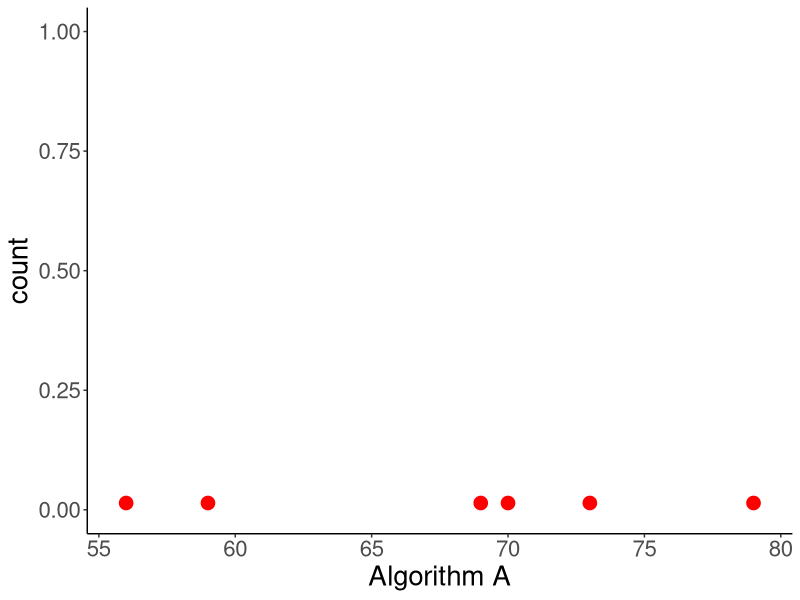
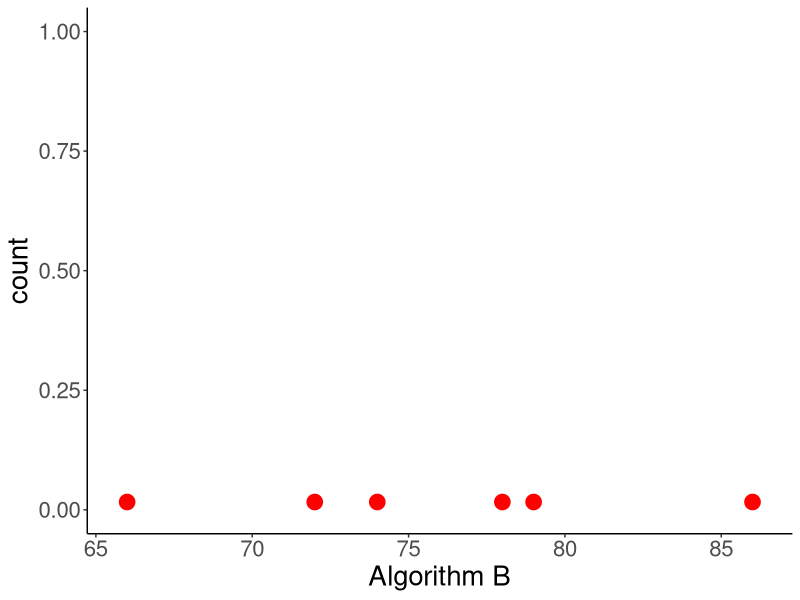
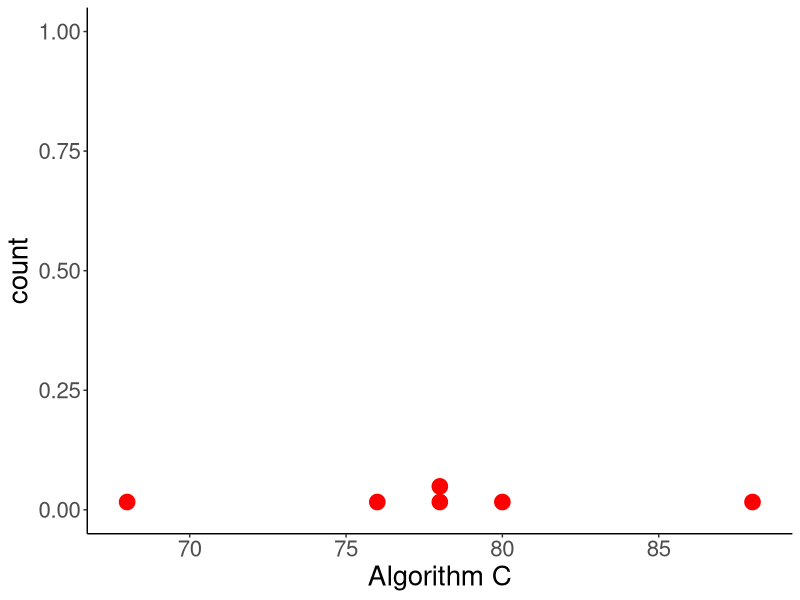
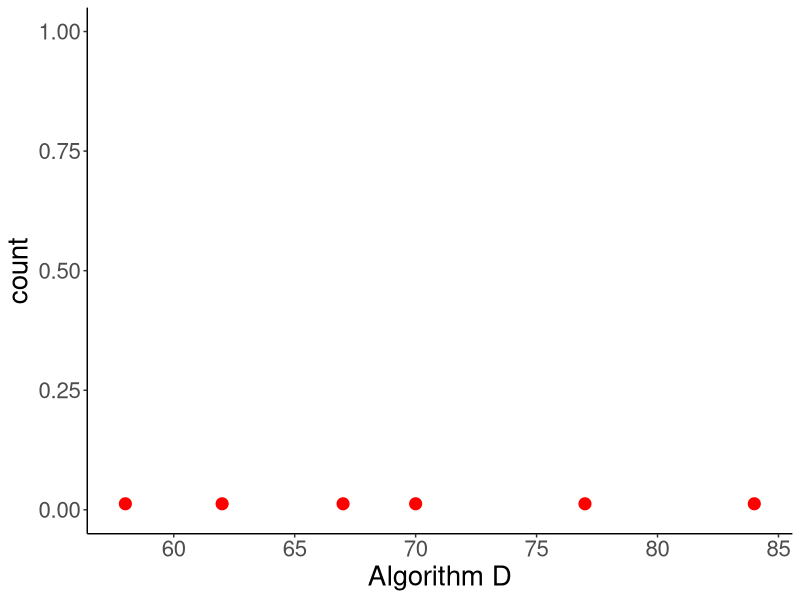
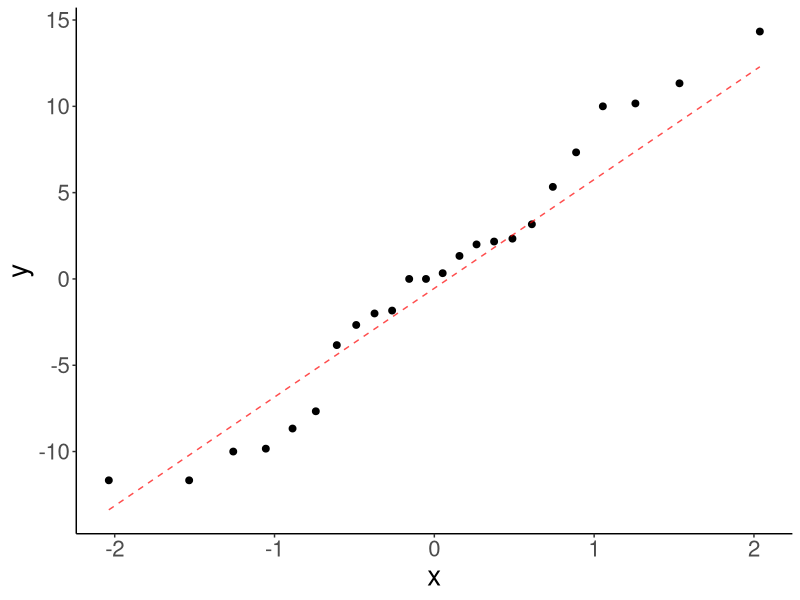
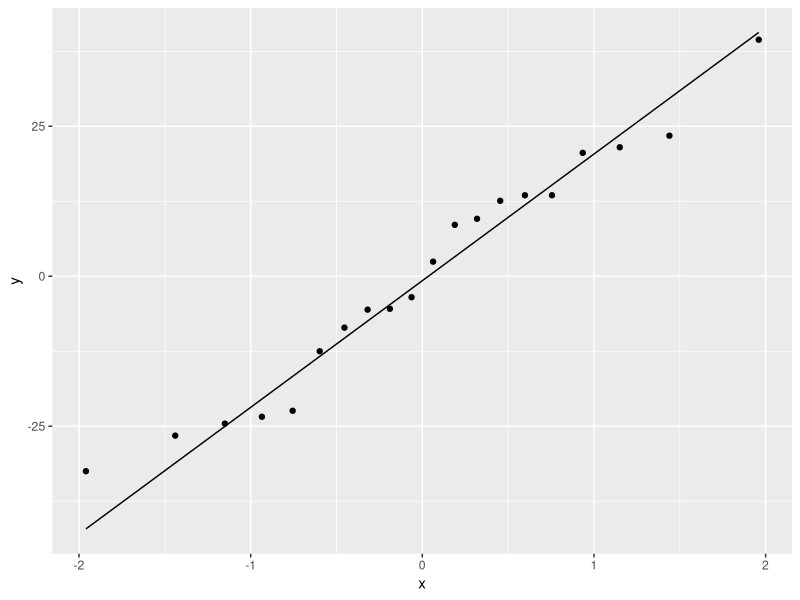
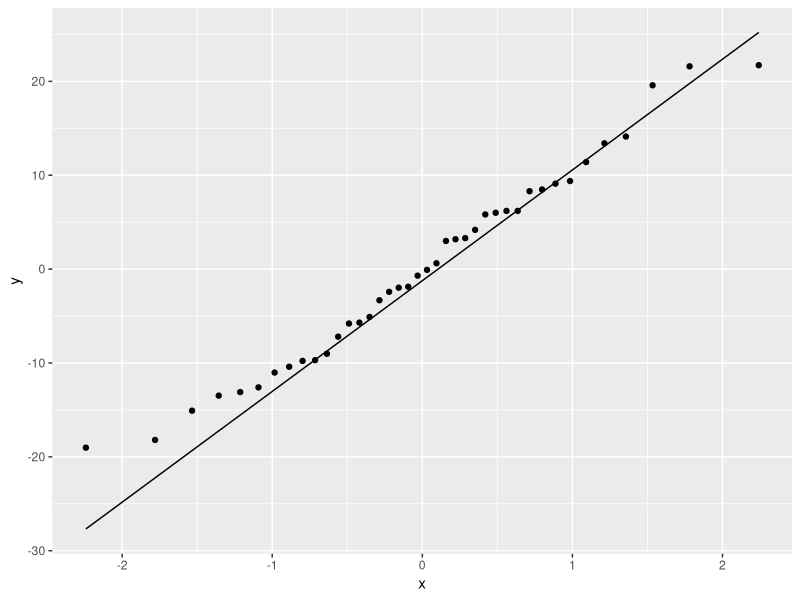
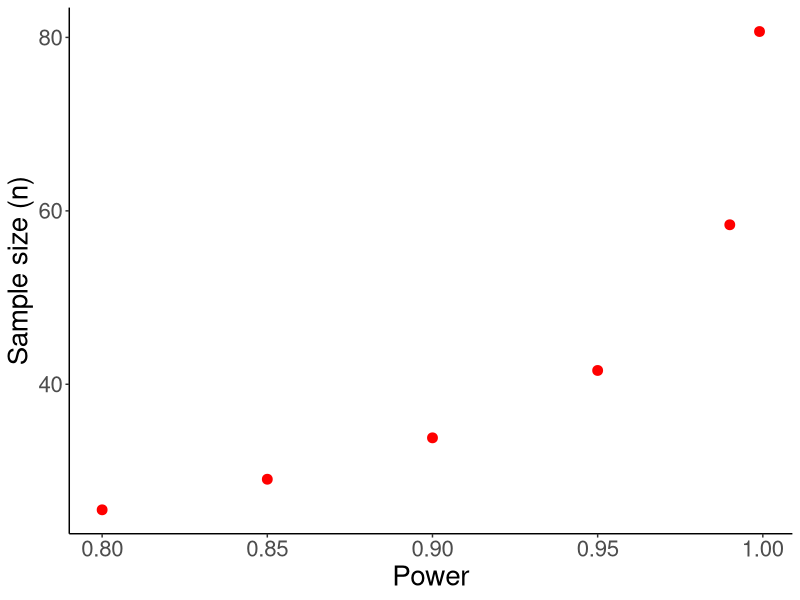

Generate these figures, in order, with R:
## ---- chunk 1
knitr::opts_chunk$set(echo = TRUE)
## ---- chunk 2
library(tidyverse)
## ---- chunk 3
algorithm <- read.csv("algorithm.csv", header=T, stringsAsFactors = T)

## ---- chunk 4
p <- ggplot(algorithm, aes(x= Algorithm.A)) + 
  geom_dotplot(binwidth=0.5, col="red", fill="red")  
p <- p+ theme_classic() + labs (x="Algorithm A")
p <- p + theme(text = element_text(size = 20)) 
p
## ---- chunk 5
p <- ggplot(algorithm, aes(x= Algorithm.B)) + 
  geom_dotplot(binwidth=0.5, col="red", fill="red")  
p <- p+ theme_classic() + labs (x="Algorithm B")
p <- p + theme(text = element_text(size = 20)) 
p
## ---- chunk 6
p <- ggplot(algorithm, aes(x= Algorithm.C)) + 
  geom_dotplot(binwidth=0.5, col="red", fill="red")  
p <- p+ theme_classic() + labs (x="Algorithm C")
p <- p + theme(text = element_text(size = 20)) 
p
## ---- chunk 7
p <- ggplot(algorithm, aes(x= Algorithm.D)) + 
  geom_dotplot(binwidth=0.5, col="red", fill="red")  
p <- p+ theme_classic() + labs (x="Algorithm D")
p <- p + theme(text = element_text(size = 20)) 
p
## ---- chunk 8
# creating mini data frames, one for each algorithm, 
# each one containscone column with the name of the algorithm and one column with the time
algoA <- data.frame(time = algorithm$Algorithm.A, algorithm= "A")
algoB <- data.frame(time = algorithm$Algorithm.B, algorithm= "B")
algoC <- data.frame(time = algorithm$Algorithm.C, algorithm= "C")
algoD <- data.frame(time = algorithm$Algorithm.D, algorithm= "D")
# putting the 4 mini data frames together
dataAlgo <- rbind(algoA, algoB, algoC,algoD)

## ---- chunk 9
anova <- aov( time ~ algorithm, data = dataAlgo)
summary(anova)
## ---- chunk 10
# first construct a data frame with the rediduals. Then use it in the plot
anovaFrame <- data.frame(residuals = anova$residuals )
p <- ggplot(anovaFrame, aes(sample = residuals)) 
p <- p + stat_qq(size=2) + stat_qq_line( alpha = 0.7, color = "red", linetype = "dashed")
p <- p +  theme_classic()
p <- p + theme(text = element_text(size = 20))
p
## ---- chunk 11
shapiro.test(anova$residuals)
## ---- chunk 12
a <- power.t.test(power=0.8,delta=8,sd=10,sig.level=0.05,type="two.sample")
a
## ---- chunk 13
methods <- read.csv("methods.csv", header=T,stringsAsFactors=T)
## ---- chunk 14
# creating mini data frames, one for each algorithm, 
# each one contains cone column with the number of documents and another with the method.
methodA <- data.frame(docNumber = methods$Method.A, method= "A")
methodB <- data.frame(docNumber = methods$Method.B, method= "B")
methodC <- data.frame(docNumber = methods$Method.C, method= "C")
# putting the 4 mini data frames together
dataMethod <- rbind(methodA, methodB, methodC)
## ---- chunk 15
anova <- aov( docNumber ~ method, data = dataMethod)
summary(anova)
## ---- chunk 16
anovaFrame <- data.frame(residuals = anova$residuals )
p <- ggplot(anovaFrame, aes(sample = residuals)) 
p <- p + stat_qq() 
p <- p + stat_qq_line( )
p
## ---- chunk 17
shapiro.test(anovaFrame$residuals)
## ---- chunk 18
tool <- read.csv("tool.csv", header=T,stringsAsFactors=T)
## ---- chunk 19
# creating mini data frames, one for each algorithm, 
# each one contains cone column with the number of documents and another with the method.
toolA <- data.frame(percentage = tool$Tool.A, tool = "A")
toolB <- data.frame(percentage = tool$Tool.B, tool= "B")
toolC <- data.frame(percentage = tool$Tool.C, tool= "C")
toolD <- data.frame(percentage = tool$Tool.D, tool= "D")
# putting the 4 mini data frames together
dataTool <- rbind(toolA, toolB, toolC, toolD)
## ---- chunk 20
anova <- aov( percentage ~ tool, data = dataTool)
summary(anova)
## ---- chunk 21
anovaFrame <- data.frame(residuals = anova$residuals )
p <- ggplot(anovaFrame, aes(sample = residuals)) 
p <- p + stat_qq() 
p <- p + stat_qq_line( )
p
## ---- chunk 22
shapiro.test(anovaFrame$residuals)
## ---- chunk 23

a <- power.t.test(power=0.8,delta=8,sd=10,sig.level=0.05,type="two.sample")
b<- power.t.test(power=0.85,delta=8,sd=10,sig.level=0.05,type="two.sample")
c <- power.t.test(power=0.9,delta=8,sd=10,sig.level=0.05,type="two.sample")
d <- power.t.test(power=0.95,delta=8,sd=10,sig.level=0.05,type="two.sample")
e <- power.t.test(power=0.99,delta=8,sd=10,sig.level=0.05,type="two.sample")
f <- power.t.test(power=0.999,delta=8,sd=10,sig.level=0.05,type="two.sample")

## Displaying the results

cat(   "",
       "n = ", ceiling(a$n), "units = ", a$delta, "power = ",  a$power, "significance level = ",  a$sig.level, "\n", 
       "n = ", ceiling(b$n), "units = ", b$delta, "power = ",  b$power, "significance level = ",  b$sig.level, "\n",
       "n = ", ceiling(c$n), "units = ", c$delta, "power = ",  c$power,  "significance level = ",  c$sig.level,  "\n",
       "n = ", ceiling(d$n), "units = ", d$delta, "power = ",  d$power, "significance level = ",  d$sig.level,  "\n",
       "n = ", ceiling(e$n), "units = ", e$delta, "power = ",  e$power, "significance level = ",  e$sig.level,  "\n",
       "n = ", ceiling(f$n), "units = ", f$delta, "power = ", f$power,  "significance level = ",  f$sig.level, sep = "\t")

## ---- chunk 24
powerVal <- c(a$power,b$power, c$power, d$power, e$power, f$power)
sampleSize <- c(a$n, b$n, c$n, d$n, e$n, f$n)
data <- data.frame(power = powerVal, sampleSeize = sampleSize)
p <- ggplot(data, aes(x=power, y=sampleSize))
p <- p+ geom_point(colour="red", size=3) + theme_classic() +labs(x= "Power", y= "Sample size (n)")
p <- p  + theme(text = element_text(size = 20))
p
## ---- chunk 25
power.t.test(power=0.7,delta=10,sd=25,sig.level=0.05,type="two.sample", alternative ="two.sided")
power.t.test(power=0.8,delta=10,sd=25,sig.level=0.05,type="two.sample", alternative ="two.sided")
power.t.test(power=0.9,delta=10,sd=25,sig.level=0.05,type="two.sample", alternative ="two.sided")
power.t.test(power=0.95,delta=10,sd=25,sig.level=0.05,type="two.sample", alternative ="two.sided")

power.t.test(power=0.7,delta=15,sd=25,sig.level=0.05,type="two.sample", alternative ="two.sided")
power.t.test(power=0.8,delta=15,sd=25,sig.level=0.05,type="two.sample", alternative ="two.sided")
power.t.test(power=0.9,delta=15,sd=25,sig.level=0.05,type="two.sample", alternative ="two.sided")
power.t.test(power=0.95,delta=15,sd=25,sig.level=0.05,type="two.sample", alternative ="two.sided")

power.t.test(power=0.7,delta=20,sd=25,sig.level=0.05,type="two.sample", alternative ="two.sided")
power.t.test(power=0.8,delta=20,sd=25,sig.level=0.05,type="two.sample", alternative ="two.sided")
power.t.test(power=0.9,delta=20,sd=25,sig.level=0.05,type="two.sample", alternative ="two.sided")
power.t.test(power=0.95,delta=20,sd=25,sig.level=0.05,type="two.sample", alternative ="two.sided")
## ---- chunk 26
power.t.test(power=0.7,delta=10,sd=25,sig.level=0.01,type="two.sample", alternative ="two.sided")
power.t.test(power=0.8,delta=10,sd=25,sig.level=0.01,type="two.sample", alternative ="two.sided")
power.t.test(power=0.9,delta=10,sd=25,sig.level=0.01,type="two.sample", alternative ="two.sided")
power.t.test(power=0.95,delta=10,sd=25,sig.level=0.01,type="two.sample", alternative ="two.sided")

power.t.test(power=0.7,delta=15,sd=25,sig.level=0.01,type="two.sample", alternative ="two.sided")
power.t.test(power=0.8,delta=15,sd=25,sig.level=0.01,type="two.sample", alternative ="two.sided")
power.t.test(power=0.9,delta=15,sd=25,sig.level=0.01,type="two.sample", alternative ="two.sided")
power.t.test(power=0.95,delta=15,sd=25,sig.level=0.01,type="two.sample", alternative ="two.sided")

power.t.test(power=0.7,delta=20,sd=25,sig.level=0.01,type="two.sample", alternative ="two.sided")
power.t.test(power=0.8,delta=20,sd=25,sig.level=0.01,type="two.sample", alternative ="two.sided")
power.t.test(power=0.9,delta=20,sd=25,sig.level=0.01,type="two.sample", alternative ="two.sided")
power.t.test(power=0.95,delta=20,sd=25,sig.level=0.01,type="two.sample", alternative ="two.sided")
## ---- chunk 27
power.t.test(power=0.7,delta=10,sd=25,sig.level=0.01,type="two.sample", alternative ="one.sided")
power.t.test(power=0.8,delta=10,sd=25,sig.level=0.01,type="two.sample", alternative ="one.sided")
power.t.test(power=0.9,delta=10,sd=25,sig.level=0.01,type="two.sample", alternative ="one.sided")
power.t.test(power=0.95,delta=10,sd=25,sig.level=0.01,type="two.sample", alternative ="one.sided")

power.t.test(power=0.7,delta=15,sd=25,sig.level=0.01,type="two.sample", alternative ="one.sided")
power.t.test(power=0.8,delta=15,sd=25,sig.level=0.01,type="two.sample", alternative ="one.sided")
power.t.test(power=0.9,delta=15,sd=25,sig.level=0.01,type="two.sample", alternative ="one.sided")
power.t.test(power=0.95,delta=15,sd=25,sig.level=0.01,type="two.sample", alternative ="one.sided")

power.t.test(power=0.7,delta=20,sd=25,sig.level=0.01,type="two.sample", alternative ="one.sided")
power.t.test(power=0.8,delta=20,sd=25,sig.level=0.01,type="two.sample", alternative ="one.sided")
power.t.test(power=0.9,delta=20,sd=25,sig.level=0.01,type="two.sample", alternative ="one.sided")
power.t.test(power=0.95,delta=20,sd=25,sig.level=0.01,type="two.sample", alternative ="one.sided")
